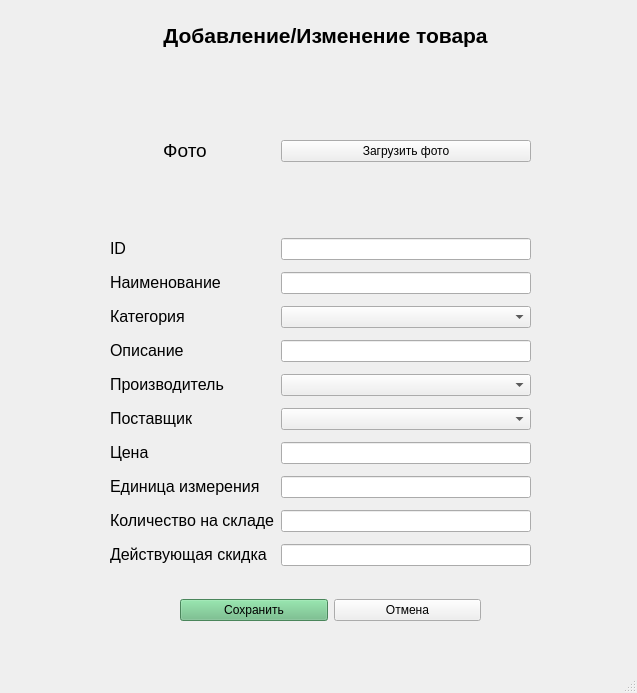
<?xml version="1.0" encoding="UTF-8"?>
<ui version="4.0">
 <class>MainWindow</class>
 <widget class="QMainWindow" name="MainWindow">
  <property name="geometry">
   <rect>
    <x>0</x>
    <y>0</y>
    <width>637</width>
    <height>693</height>
   </rect>
  </property>
  <property name="windowTitle">
   <string>MainWindow</string>
  </property>
  <widget class="QWidget" name="centralwidget">
   <widget class="QLabel" name="label">
    <property name="geometry">
     <rect>
      <x>150</x>
      <y>20</y>
      <width>351</width>
      <height>31</height>
     </rect>
    </property>
    <property name="text">
     <string>&lt;html&gt;&lt;head/&gt;&lt;body&gt;&lt;p align=&quot;center&quot;&gt;&lt;span style=&quot; font-size:16pt; font-weight:700;&quot;&gt;Добавление/Изменение товара&lt;/span&gt;&lt;/p&gt;&lt;/body&gt;&lt;/html&gt;</string>
    </property>
   </widget>
   <widget class="QWidget" name="layoutWidget">
    <property name="geometry">
     <rect>
      <x>110</x>
      <y>70</y>
      <width>421</width>
      <height>502</height>
     </rect>
    </property>
    <layout class="QGridLayout" name="gridLayout">
     <item row="0" column="0">
      <widget class="QLabel" name="label_image_edit">
       <property name="minimumSize">
        <size>
         <width>150</width>
         <height>150</height>
        </size>
       </property>
       <property name="maximumSize">
        <size>
         <width>150</width>
         <height>150</height>
        </size>
       </property>
       <property name="text">
        <string>&lt;html&gt;&lt;head/&gt;&lt;body&gt;&lt;p align=&quot;center&quot;&gt;&lt;span style=&quot; font-size:14pt;&quot;&gt;Фото&lt;/span&gt;&lt;/p&gt;&lt;/body&gt;&lt;/html&gt;</string>
       </property>
      </widget>
     </item>
     <item row="2" column="0">
      <widget class="QLabel" name="label_2">
       <property name="text">
        <string>&lt;html&gt;&lt;head/&gt;&lt;body&gt;&lt;p&gt;&lt;span style=&quot; font-size:12pt;&quot;&gt;Наименование&lt;/span&gt;&lt;/p&gt;&lt;/body&gt;&lt;/html&gt;</string>
       </property>
      </widget>
     </item>
     <item row="2" column="1">
      <widget class="QLineEdit" name="edit_name">
       <property name="styleSheet">
        <string notr="true">font: 12pt &quot;Segoe UI&quot;;</string>
       </property>
       <property name="text">
        <string/>
       </property>
      </widget>
     </item>
     <item row="3" column="0">
      <widget class="QLabel" name="label_9">
       <property name="text">
        <string>&lt;html&gt;&lt;head/&gt;&lt;body&gt;&lt;p&gt;&lt;span style=&quot; font-size:12pt;&quot;&gt;Категория&lt;/span&gt;&lt;/p&gt;&lt;/body&gt;&lt;/html&gt;</string>
       </property>
      </widget>
     </item>
     <item row="3" column="1">
      <widget class="QComboBox" name="combo_category">
       <property name="styleSheet">
        <string notr="true">font: 12pt &quot;Segoe UI&quot;;</string>
       </property>
      </widget>
     </item>
     <item row="4" column="0">
      <widget class="QLabel" name="label_3">
       <property name="text">
        <string>&lt;html&gt;&lt;head/&gt;&lt;body&gt;&lt;p&gt;&lt;span style=&quot; font-size:12pt;&quot;&gt;Описание&lt;/span&gt;&lt;/p&gt;&lt;/body&gt;&lt;/html&gt;</string>
       </property>
      </widget>
     </item>
     <item row="4" column="1">
      <widget class="QLineEdit" name="edit_description">
       <property name="styleSheet">
        <string notr="true">font: 12pt &quot;Segoe UI&quot;;</string>
       </property>
       <property name="text">
        <string/>
       </property>
      </widget>
     </item>
     <item row="5" column="0">
      <widget class="QLabel" name="label_10">
       <property name="text">
        <string>&lt;html&gt;&lt;head/&gt;&lt;body&gt;&lt;p&gt;&lt;span style=&quot; font-size:12pt;&quot;&gt;Производитель&lt;/span&gt;&lt;/p&gt;&lt;/body&gt;&lt;/html&gt;</string>
       </property>
      </widget>
     </item>
     <item row="5" column="1">
      <widget class="QComboBox" name="combo_manufacturer">
       <property name="styleSheet">
        <string notr="true">font: 12pt &quot;Segoe UI&quot;;</string>
       </property>
      </widget>
     </item>
     <item row="6" column="0">
      <widget class="QLabel" name="label_4">
       <property name="text">
        <string>&lt;html&gt;&lt;head/&gt;&lt;body&gt;&lt;p&gt;&lt;span style=&quot; font-size:12pt;&quot;&gt;Поставщик&lt;/span&gt;&lt;/p&gt;&lt;/body&gt;&lt;/html&gt;</string>
       </property>
      </widget>
     </item>
     <item row="7" column="0">
      <widget class="QLabel" name="label_5">
       <property name="text">
        <string>&lt;html&gt;&lt;head/&gt;&lt;body&gt;&lt;p&gt;&lt;span style=&quot; font-size:12pt;&quot;&gt;Цена&lt;/span&gt;&lt;/p&gt;&lt;/body&gt;&lt;/html&gt;</string>
       </property>
      </widget>
     </item>
     <item row="7" column="1">
      <widget class="QLineEdit" name="edit_price">
       <property name="styleSheet">
        <string notr="true">font: 12pt &quot;Segoe UI&quot;;</string>
       </property>
       <property name="text">
        <string/>
       </property>
      </widget>
     </item>
     <item row="8" column="0">
      <widget class="QLabel" name="label_7">
       <property name="text">
        <string>&lt;html&gt;&lt;head/&gt;&lt;body&gt;&lt;p&gt;&lt;span style=&quot; font-size:12pt;&quot;&gt;Единица измерения&lt;/span&gt;&lt;/p&gt;&lt;/body&gt;&lt;/html&gt;</string>
       </property>
      </widget>
     </item>
     <item row="8" column="1">
      <widget class="QLineEdit" name="edit_unit">
       <property name="styleSheet">
        <string notr="true">font: 12pt &quot;Segoe UI&quot;;</string>
       </property>
       <property name="text">
        <string/>
       </property>
      </widget>
     </item>
     <item row="9" column="0">
      <widget class="QLabel" name="label_8">
       <property name="text">
        <string>&lt;html&gt;&lt;head/&gt;&lt;body&gt;&lt;p&gt;&lt;span style=&quot; font-size:12pt;&quot;&gt;Количество на складе&lt;/span&gt;&lt;/p&gt;&lt;/body&gt;&lt;/html&gt;</string>
       </property>
      </widget>
     </item>
     <item row="9" column="1">
      <widget class="QLineEdit" name="edit_quantity">
       <property name="styleSheet">
        <string notr="true">font: 12pt &quot;Segoe UI&quot;;</string>
       </property>
       <property name="text">
        <string/>
       </property>
      </widget>
     </item>
     <item row="10" column="0">
      <widget class="QLabel" name="label_6">
       <property name="text">
        <string>&lt;html&gt;&lt;head/&gt;&lt;body&gt;&lt;p&gt;&lt;span style=&quot; font-size:12pt;&quot;&gt;Действующая скидка&lt;/span&gt;&lt;/p&gt;&lt;/body&gt;&lt;/html&gt;</string>
       </property>
      </widget>
     </item>
     <item row="10" column="1">
      <widget class="QLineEdit" name="edit_discount">
       <property name="styleSheet">
        <string notr="true">font: 12pt &quot;Segoe UI&quot;;</string>
       </property>
       <property name="text">
        <string/>
       </property>
      </widget>
     </item>
     <item row="0" column="1">
      <widget class="QPushButton" name="btn_upload_image">
       <property name="styleSheet">
        <string notr="true">font: 12pt &quot;Segoe UI&quot;;</string>
       </property>
       <property name="text">
        <string>Загрузить фото</string>
       </property>
      </widget>
     </item>
     <item row="1" column="0">
      <widget class="QLabel" name="label_11">
       <property name="text">
        <string>&lt;html&gt;&lt;head/&gt;&lt;body&gt;&lt;p&gt;&lt;span style=&quot; font-size:12pt;&quot;&gt;ID&lt;/span&gt;&lt;/p&gt;&lt;/body&gt;&lt;/html&gt;</string>
       </property>
      </widget>
     </item>
     <item row="1" column="1">
      <widget class="QLineEdit" name="edit_id">
       <property name="styleSheet">
        <string notr="true">font: 12pt &quot;Segoe UI&quot;;</string>
       </property>
       <property name="readOnly">
        <bool>true</bool>
       </property>
      </widget>
     </item>
     <item row="6" column="1">
      <widget class="QComboBox" name="combo_supplier">
       <property name="styleSheet">
        <string notr="true">font: 12pt &quot;Segoe UI&quot;;</string>
       </property>
      </widget>
     </item>
    </layout>
   </widget>
   <widget class="QWidget" name="layoutWidget">
    <property name="geometry">
     <rect>
      <x>180</x>
      <y>590</y>
      <width>301</width>
      <height>41</height>
     </rect>
    </property>
    <layout class="QHBoxLayout" name="horizontalLayout">
     <item>
      <widget class="QPushButton" name="btn_save">
       <property name="styleSheet">
        <string notr="true">font: 12pt &quot;Segoe UI&quot;;
background-color: rgb(103, 186, 128);</string>
       </property>
       <property name="text">
        <string>Сохранить</string>
       </property>
      </widget>
     </item>
     <item>
      <widget class="QPushButton" name="btn_cancel">
       <property name="styleSheet">
        <string notr="true">font: 12pt &quot;Segoe UI&quot;;</string>
       </property>
       <property name="text">
        <string>Отмена</string>
       </property>
      </widget>
     </item>
    </layout>
   </widget>
  </widget>
  <widget class="QMenuBar" name="menubar">
   <property name="geometry">
    <rect>
     <x>0</x>
     <y>0</y>
     <width>637</width>
     <height>33</height>
    </rect>
   </property>
  </widget>
  <widget class="QStatusBar" name="statusbar"/>
 </widget>
 <resources/>
 <connections/>
</ui>
